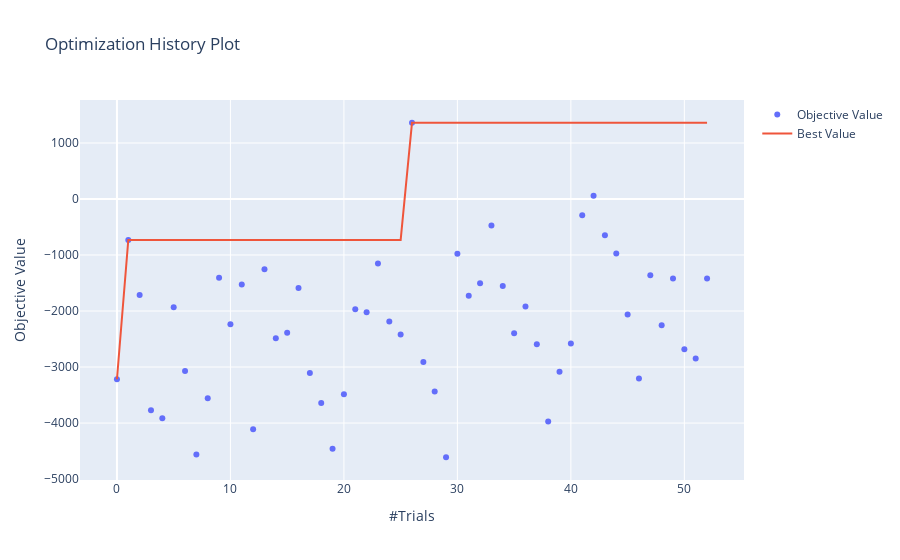

The code cell stored with this chart in its notebook:
### Code cell
" a best score's history, blue dot is the score of this trial and orange line show the best score"
optuna.visualization.plot_optimization_history(study)
